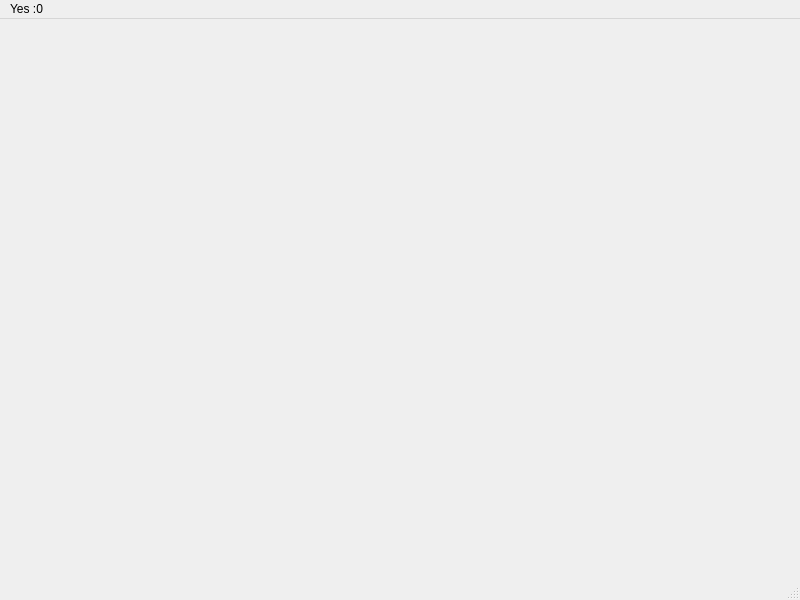
<?xml version="1.0" encoding="UTF-8"?>
<ui version="4.0">
 <class>MainWindow</class>
 <widget class="QMainWindow" name="MainWindow">
  <property name="geometry">
   <rect>
    <x>0</x>
    <y>0</y>
    <width>800</width>
    <height>600</height>
   </rect>
  </property>
  <property name="windowTitle">
   <string>MainWindow</string>
  </property>
  <widget class="QWidget" name="centralwidget"/>
  <widget class="QMenuBar" name="menubar">
   <property name="geometry">
    <rect>
     <x>0</x>
     <y>0</y>
     <width>800</width>
     <height>20</height>
    </rect>
   </property>
   <widget class="QMenu" name="menuYes_0">
    <property name="title">
     <string>Yes :0</string>
    </property>
   </widget>
   <addaction name="menuYes_0"/>
  </widget>
  <widget class="QStatusBar" name="statusbar"/>
 </widget>
 <resources/>
 <connections/>
</ui>
